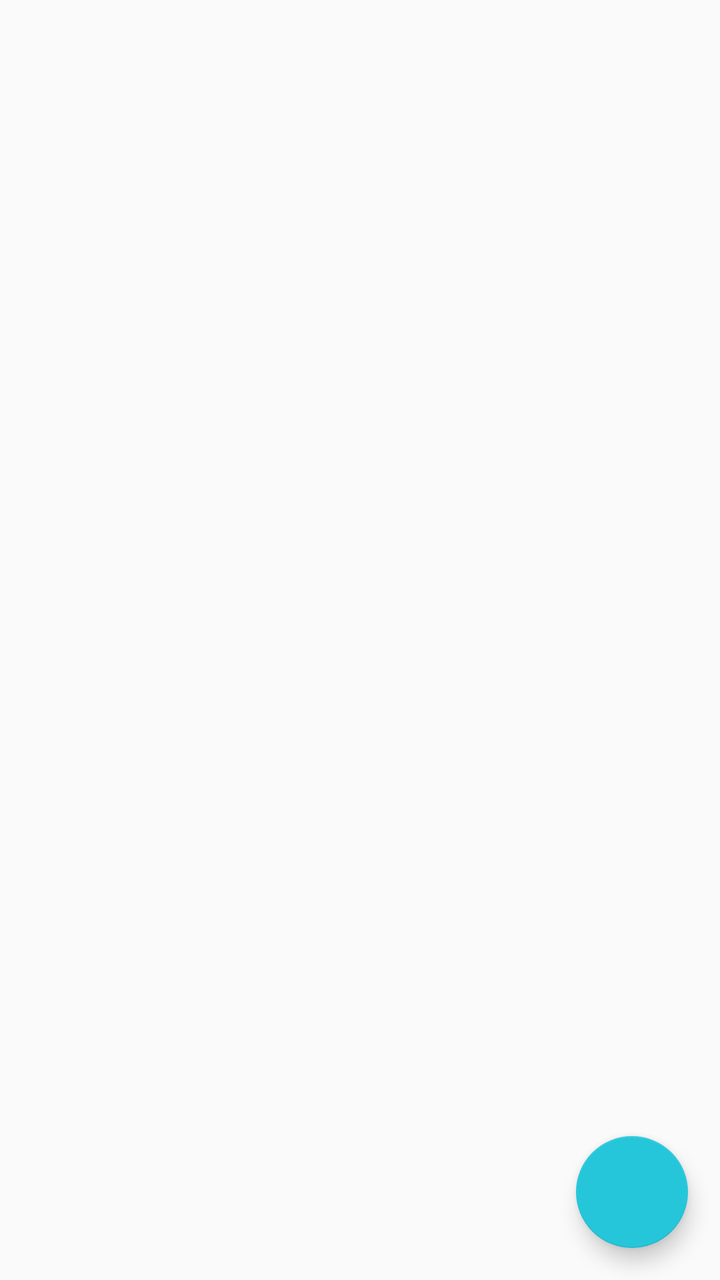
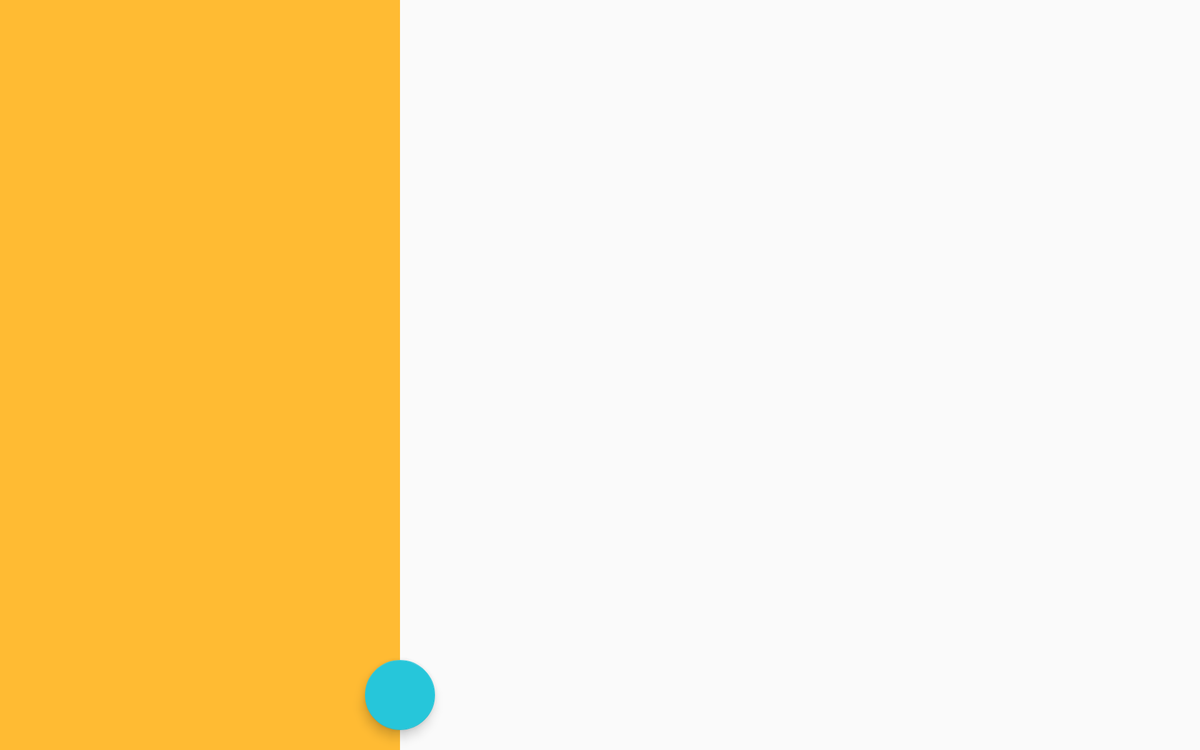

An Android layout and its configuration variant, each rendered on a device that would load it. The default file and the variant file are quoted in full after the pictures.
<!-- AndroidManifest.xml: application theme MyTheme -->
<!-- res/layout/activity_vista_principal.xml -->
<?xml version="1.0" encoding="utf-8"?>
<android.support.design.widget.CoordinatorLayout xmlns:android="http://schemas.android.com/apk/res/android"
    xmlns:app="http://schemas.android.com/apk/res-auto"
    android:layout_width="match_parent"
    android:layout_height="match_parent"
    android:fitsSystemWindows="true">

    <FrameLayout
        android:id="@+id/contenedorDeFragmentos"
        android:layout_width="match_parent"
        android:layout_height="match_parent" />
    
	<android.support.design.widget.FloatingActionButton
	    android:id="@+id/fab"
	    android:layout_width="wrap_content"
	    android:layout_height="wrap_content"
	    android:layout_gravity="bottom|end"
	    android:layout_margin="@dimen/margenes_fab"
        app:elevation="6dp"
        android:visibility="visible"
	    android:src="@drawable/ic_plus_white_48dp" />

</android.support.design.widget.CoordinatorLayout>
<!-- resources referenced by this layout -->
<resources>
  <dimen name="margenes_fab">16dp</dimen>
  <style name="MyTheme" parent="MyTheme.Base" />
  <style name="MyTheme.Base" parent="Theme.AppCompat.Light.DarkActionBar">
  
          <item name="windowActionBar">true</item>
          
          
          <item name="colorPrimary">#EC407A</item>
          
          <item name="colorPrimaryDark">#C2185B</item>
          
          <item name="colorAccent">#26C6DA</item>
          
      </style>
</resources>
<!-- res/layout-sw600dp-land/activity_vista_principal.xml (the repository's variant of the layout above) -->
<!-- drawn on a 7-inch tablet turned sideways -->
<?xml version="1.0" encoding="utf-8"?>
<android.support.design.widget.CoordinatorLayout xmlns:android="http://schemas.android.com/apk/res/android"
    xmlns:app="http://schemas.android.com/apk/res-auto"
    android:layout_width="match_parent"
    android:layout_height="match_parent"
    android:fitsSystemWindows="true">

    <LinearLayout
        android:layout_width="match_parent"
        android:layout_height="match_parent"
        android:baselineAligned="false"
        android:orientation="horizontal">

        <FrameLayout
            android:id="@+id/contenedor_lista"
            android:layout_width="match_parent"
            android:layout_height="match_parent"
            android:background="@android:color/holo_orange_light"
            android:layout_weight="1"/>

        <FrameLayout
        	android:id="@+id/contenedor_detalle"
            android:layout_width="match_parent"
            android:layout_height="match_parent"
            android:padding="20dp"
            android:layout_weight="0.5"
            android:elevation = "2dp"/>

    </LinearLayout>
    
    <android.support.design.widget.FloatingActionButton
	    android:id="@+id/fab"
	    android:layout_width="wrap_content"
	    android:layout_height="wrap_content"
	    app:layout_anchor="@id/contenedor_lista"
        app:layout_anchorGravity="bottom|right|end"
        app:elevation="6dp"
	    android:layout_margin="@dimen/margenes_fab"
	    android:src="@drawable/ic_plus_white_48dp" />


</android.support.design.widget.CoordinatorLayout>
